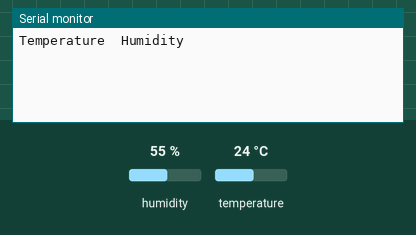
A sketch run on a simulated Arduino Uno, built with avr-gcc and run on an emulated ATmega328P. Shown: the last lines printed to the serial monitor. Inputs (shaded band) come from the test bench; at power-on: humidity 55 %, temperature 24 °C.

Above: at 2.2 s.
2.3 s: humidity set to 22 %
At 3.7 s:
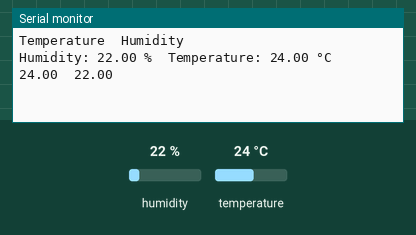
5.3 s: temperature set to 12 °C
At 8.0 s:
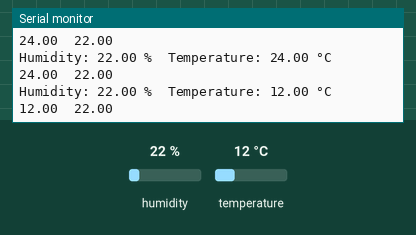
8.3 s: humidity set to 40 %
At 9.8 s:
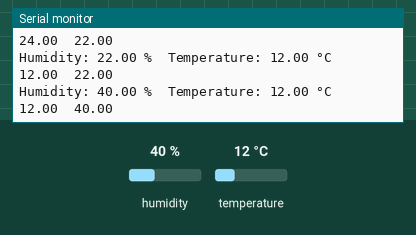

Measured:
- after the input at 2.3 s, the serial monitor: prints a new line after 0.72 s (image 1)
- after the input at 5.3 s, the serial monitor: prints a new line after 1.8 s (image 2)
- after the input at 8.3 s, the serial monitor: prints a new line after 0.80 s (image 3)

The sketch:

temp_hum_monitor_sketch_jun14a.ino
```cpp
#include "DHT.h"

#define DHTPIN 2         // Digital pin connected to the DHT11
#define DHTTYPE DHT11    // DHT 11

DHT dht(DHTPIN, DHTTYPE);

void setup() {
  Serial.begin(9600);
  dht.begin();
  delay(1000);
  Serial.println("Temperature\tHumidity"); // Header for Serial Plotter
}

void loop() {
  delay(2000); // Wait 2 seconds between readings

  float humidity = dht.readHumidity();
  float temperature = dht.readTemperature(); // Celsius

  if (isnan(humidity) || isnan(temperature)) {
    Serial.println("Failed to read from DHT11 sensor!");
    return;
  }

  // Print to Serial Monitor (Human-readable)
  Serial.print("Humidity: ");
  Serial.print(humidity);
  Serial.print(" %\t");

  Serial.print("Temperature: ");
  Serial.print(temperature);
  Serial.println(" °C");

  // Print to Serial Plotter (Tab-separated)
  Serial.print(temperature);
  Serial.print("\t");
  Serial.println(humidity);
}
```
